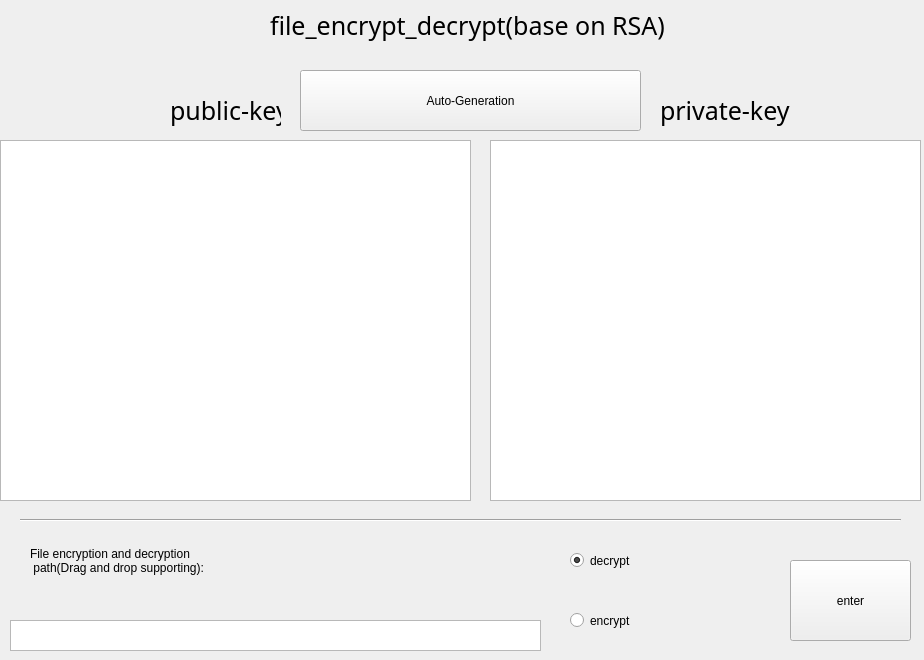
<?xml version="1.0" encoding="UTF-8"?>
<ui version="4.0">
 <class>Form</class>
 <widget class="QWidget" name="Form">
  <property name="geometry">
   <rect>
    <x>0</x>
    <y>0</y>
    <width>924</width>
    <height>660</height>
   </rect>
  </property>
  <property name="windowTitle">
   <string>RSA Crypto System</string>
  </property>
  <property name="windowIcon">
   <iconset resource="northeastern_res.qrc">
    <normaloff>:/新前缀/加密文件1_file-lock-one.png</normaloff>:/新前缀/加密文件1_file-lock-one.png</iconset>
  </property>
  <widget class="QLabel" name="label">
   <property name="geometry">
    <rect>
     <x>270</x>
     <y>0</y>
     <width>401</width>
     <height>51</height>
    </rect>
   </property>
   <property name="font">
    <font>
     <family>李旭科毛笔行书</family>
     <pointsize>19</pointsize>
     <weight>50</weight>
     <italic>false</italic>
     <bold>false</bold>
    </font>
   </property>
   <property name="styleSheet">
    <string notr="true">font: 19pt &quot;李旭科毛笔行书&quot;;</string>
   </property>
   <property name="text">
    <string>file_encrypt_decrypt(base on RSA)</string>
   </property>
  </widget>
  <widget class="Line" name="line">
   <property name="geometry">
    <rect>
     <x>20</x>
     <y>510</y>
     <width>881</width>
     <height>20</height>
    </rect>
   </property>
   <property name="orientation">
    <enum>Qt::Horizontal</enum>
   </property>
  </widget>
  <widget class="QRadioButton" name="encryption">
   <property name="geometry">
    <rect>
     <x>570</x>
     <y>600</y>
     <width>121</width>
     <height>41</height>
    </rect>
   </property>
   <property name="styleSheet">
    <string notr="true">font: 19pt &quot;李旭科毛笔行书&quot;;</string>
   </property>
   <property name="text">
    <string>encrypt</string>
   </property>
  </widget>
  <widget class="QTextBrowser" name="public_key">
   <property name="geometry">
    <rect>
     <x>0</x>
     <y>140</y>
     <width>471</width>
     <height>361</height>
    </rect>
   </property>
  </widget>
  <widget class="QPushButton" name="apply">
   <property name="geometry">
    <rect>
     <x>790</x>
     <y>560</y>
     <width>121</width>
     <height>81</height>
    </rect>
   </property>
   <property name="sizePolicy">
    <sizepolicy hsizetype="Fixed" vsizetype="Fixed">
     <horstretch>0</horstretch>
     <verstretch>0</verstretch>
    </sizepolicy>
   </property>
   <property name="styleSheet">
    <string notr="true">font: 19pt &quot;李旭科毛笔行书&quot;;</string>
   </property>
   <property name="text">
    <string>enter</string>
   </property>
  </widget>
  <widget class="QLabel" name="en_decryption">
   <property name="geometry">
    <rect>
     <x>30</x>
     <y>510</y>
     <width>461</width>
     <height>101</height>
    </rect>
   </property>
   <property name="styleSheet">
    <string notr="true">font: 19pt &quot;李旭科毛笔行书&quot;;</string>
   </property>
   <property name="text">
    <string>File encryption and decryption
 path(Drag and drop supporting):</string>
   </property>
  </widget>
  <widget class="QTextBrowser" name="private_key">
   <property name="geometry">
    <rect>
     <x>490</x>
     <y>140</y>
     <width>431</width>
     <height>361</height>
    </rect>
   </property>
  </widget>
  <widget class="QLabel" name="label_3">
   <property name="geometry">
    <rect>
     <x>660</x>
     <y>90</y>
     <width>131</width>
     <height>41</height>
    </rect>
   </property>
   <property name="font">
    <font>
     <family>李旭科毛笔行书</family>
     <pointsize>19</pointsize>
     <weight>50</weight>
     <italic>false</italic>
     <bold>false</bold>
    </font>
   </property>
   <property name="styleSheet">
    <string notr="true">font: 19pt &quot;李旭科毛笔行书&quot;;</string>
   </property>
   <property name="text">
    <string>private-key</string>
   </property>
  </widget>
  <widget class="QPushButton" name="generate">
   <property name="geometry">
    <rect>
     <x>300</x>
     <y>70</y>
     <width>341</width>
     <height>61</height>
    </rect>
   </property>
   <property name="sizePolicy">
    <sizepolicy hsizetype="Fixed" vsizetype="Fixed">
     <horstretch>0</horstretch>
     <verstretch>0</verstretch>
    </sizepolicy>
   </property>
   <property name="styleSheet">
    <string notr="true">font: 26pt &quot;汉仪尚巍手书W&quot;;</string>
   </property>
   <property name="text">
    <string>Auto-Generation</string>
   </property>
   <property name="icon">
    <iconset resource="northeastern_res.qrc">
     <normaloff>:/新前缀/信息安全_message-security.png</normaloff>:/新前缀/信息安全_message-security.png</iconset>
   </property>
   <property name="iconSize">
    <size>
     <width>40</width>
     <height>40</height>
    </size>
   </property>
  </widget>
  <widget class="QLabel" name="label_2">
   <property name="geometry">
    <rect>
     <x>170</x>
     <y>90</y>
     <width>111</width>
     <height>41</height>
    </rect>
   </property>
   <property name="font">
    <font>
     <family>李旭科毛笔行书</family>
     <pointsize>19</pointsize>
     <weight>50</weight>
     <italic>false</italic>
     <bold>false</bold>
    </font>
   </property>
   <property name="styleSheet">
    <string notr="true">font: 19pt &quot;李旭科毛笔行书&quot;;</string>
   </property>
   <property name="text">
    <string>public-key</string>
   </property>
  </widget>
  <widget class="QTextEdit" name="filepath">
   <property name="geometry">
    <rect>
     <x>10</x>
     <y>620</y>
     <width>531</width>
     <height>31</height>
    </rect>
   </property>
  </widget>
  <widget class="QRadioButton" name="decryption">
   <property name="geometry">
    <rect>
     <x>570</x>
     <y>540</y>
     <width>121</width>
     <height>41</height>
    </rect>
   </property>
   <property name="styleSheet">
    <string notr="true">font: 19pt &quot;李旭科毛笔行书&quot;;</string>
   </property>
   <property name="text">
    <string>decrypt</string>
   </property>
   <property name="checked">
    <bool>true</bool>
   </property>
  </widget>
  <widget class="QLabel" name="northeastern_icon">
   <property name="geometry">
    <rect>
     <x>30</x>
     <y>10</y>
     <width>121</width>
     <height>111</height>
    </rect>
   </property>
   <property name="contextMenuPolicy">
    <enum>Qt::DefaultContextMenu</enum>
   </property>
   <property name="styleSheet">
    <string notr="true">border-image: url(:/icon/icon_northeastern.jpg);</string>
   </property>
   <property name="text">
    <string/>
   </property>
  </widget>
  <widget class="QLabel" name="label_4">
   <property name="geometry">
    <rect>
     <x>800</x>
     <y>10</y>
     <width>111</width>
     <height>111</height>
    </rect>
   </property>
   <property name="styleSheet">
    <string notr="true">border-image: url(:/icon/orange.jpg);</string>
   </property>
   <property name="text">
    <string/>
   </property>
  </widget>
  <widget class="QLabel" name="label_6">
   <property name="geometry">
    <rect>
     <x>700</x>
     <y>560</y>
     <width>81</width>
     <height>81</height>
    </rect>
   </property>
   <property name="styleSheet">
    <string notr="true">border-image: url(:/新前缀/加密文件_file-lock.png);</string>
   </property>
   <property name="text">
    <string/>
   </property>
  </widget>
 </widget>
 <resources>
  <include location="northeastern_res.qrc"/>
 </resources>
 <connections>
  <connection>
   <sender>generate</sender>
   <signal>clicked()</signal>
   <receiver>Form</receiver>
   <slot>generate_key()</slot>
   <hints>
    <hint type="sourcelabel">
     <x>415</x>
     <y>91</y>
    </hint>
    <hint type="destinationlabel">
     <x>327</x>
     <y>86</y>
    </hint>
   </hints>
  </connection>
  <connection>
   <sender>apply</sender>
   <signal>clicked()</signal>
   <receiver>Form</receiver>
   <slot>apply_en_de()</slot>
   <hints>
    <hint type="sourcelabel">
     <x>879</x>
     <y>641</y>
    </hint>
    <hint type="destinationlabel">
     <x>814</x>
     <y>620</y>
    </hint>
   </hints>
  </connection>
 </connections>
 <slots>
  <slot>generate_key()</slot>
  <slot>apply_en_de()</slot>
 </slots>
</ui>
